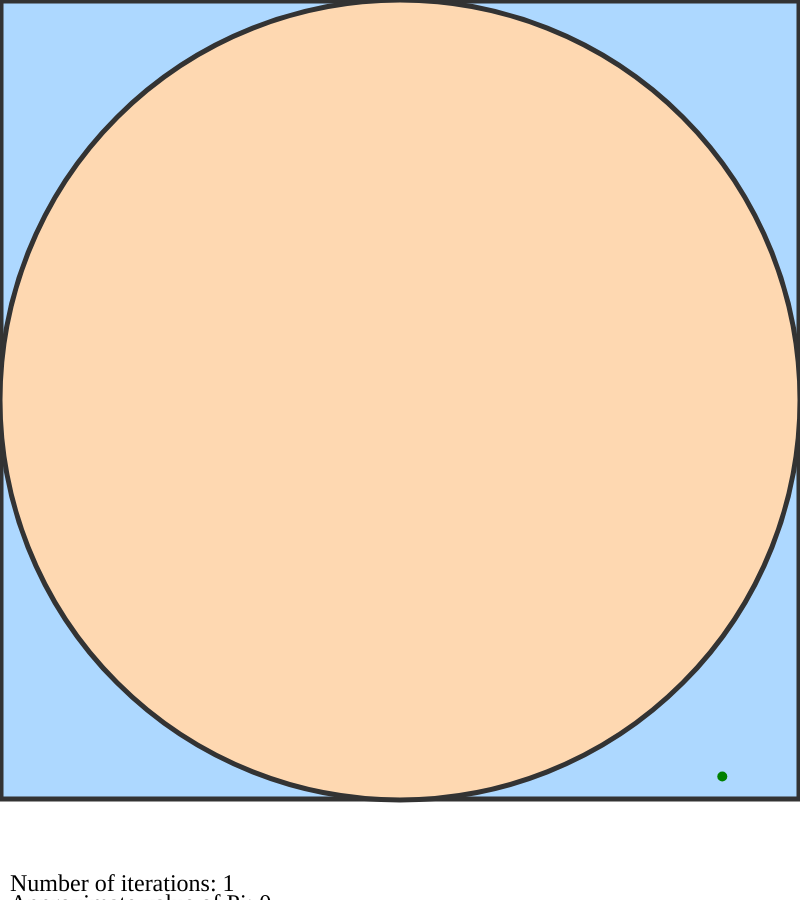
Frame 1 (no input)
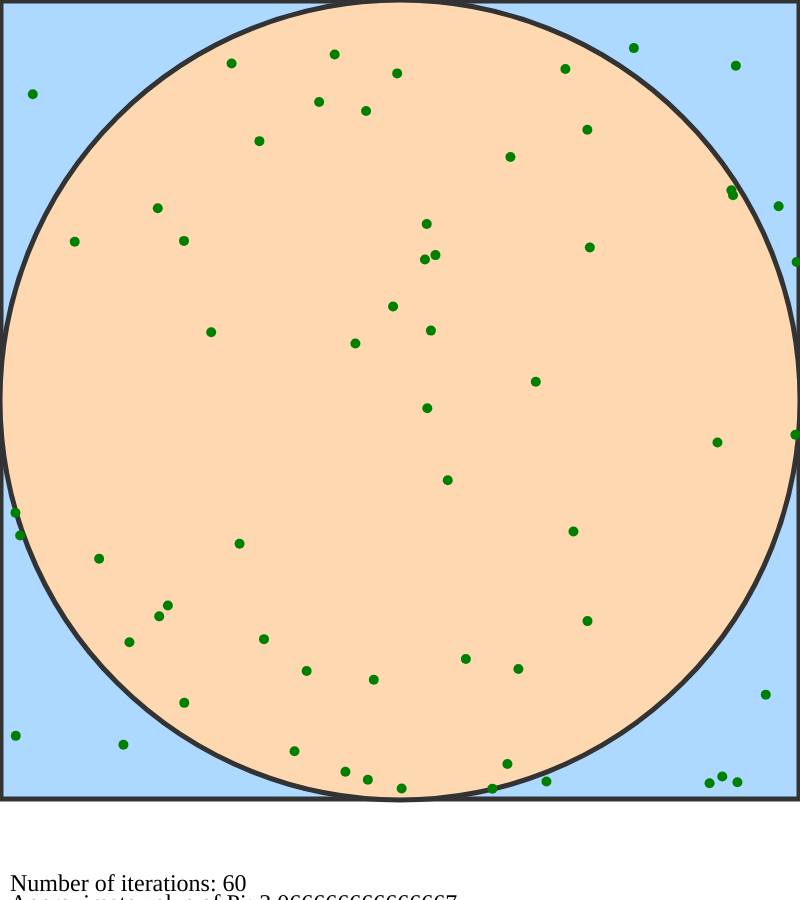
Frame 60 (no input)
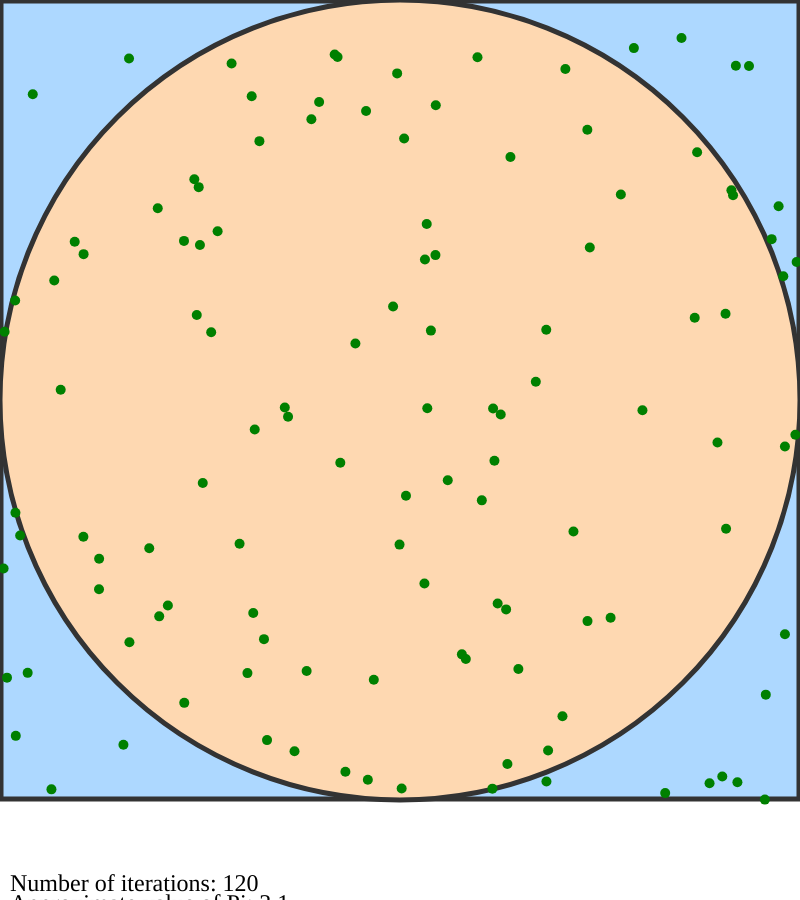
Frame 120 (the mouse pressed at the canvas centre since frame 60)

The p5.js sketch that drew these frames (run headless with seeded random() and noise() and a simulated clock; from frame 60 on, the mouse is pressed at the canvas centre):

// p5.js sketch
// ── sketch.js
// Global variables for the size of the canvas and radius of the ellipse.
var canvas_width = 800;
var canvas_height = 800;
var ellipse_radius = canvas_width/2;

// We can change these to get a slower/faster rate of convergence. Set frequency to 1 for maximum point generation.
var draw_count = 0;
var sample_frequency = 1;
var point_limit = 10000;

// Keep track of how many points we generated and how many of these are in the 'unit' circle, to be used for our approximation.
var total_sample_points = 0;
var circle_sample_points = 0;
var pi_approximation = 0;
var error = 0;

// Text div elements to display our results.
var number_text;
var approximate_text;
var error_text;

function setup() {
  // Create the canvas and set the global stroke settings for the box and the ellipse.
  createCanvas(canvas_width, canvas_height + 100);
  stroke(51);
  strokeWeight(5);

  // Initialize the text objects.
  number_text = createDiv('temp');
  approximate_text = createDiv('temp');
  error_text = createDiv('temp');

  // Draw a border around the canvas, fill in the canvas with a light blue color.
  fill(173, 216, 255);
  rect(1, 1, canvas_width - 2, canvas_height - 2);

  // Draw an ellipse inside the canvas, fill it in with a light orange color.
  fill(254, 216, 177);
  ellipse(canvas_width/2, canvas_height/2, canvas_width, canvas_height);
}
  
function draw() {

  // Clear the old text strings that were on the screen.
  approximate_text.remove();
  error_text.remove();
  number_text.remove();

  draw_count++;
  if(total_sample_points < point_limit && draw_count % sample_frequency == 0){
    // Randomly generate and plot a point on the canvas.
    var rand_x = Math.random() * canvas_width;
    var rand_y = Math.random() * canvas_height;
    stroke('green');
    strokeWeight(10);
    point(rand_x, rand_y);

    // Keep track of this point in our overall sample.
    total_sample_points++;

    // Generated point lies within our 'unit' circle!
    rand_x -= ellipse_radius;
    rand_y -= ellipse_radius;
    if(Math.sqrt(Math.pow(rand_x, 2) + Math.pow(rand_y, 2)) <= ellipse_radius) {
      circle_sample_points++;
    }

    // Area of circle = pi*r^2. Area of square is (2r)^2 = 4r^2. So (area of circle)/(area of square) = pi/4. 
    pi_approximation = 4 * (circle_sample_points / total_sample_points);

    // Absolute percent error between the approximation and the 'actual' value of pi.
    error = Math.abs(Math.PI - pi_approximation)/Math.PI;
  }

  // Write the approximation and the error to the screen.
  fill(0);
  textSize(32);
  textFont();
  stroke('black');
  strokeWeight(1);
  number_text = createDiv('Number of iterations: ' + total_sample_points);
  number_text.position(10, 870);
  number_text.style('font-size', '24px', 'color', 'black');
  approximate_text = createDiv('Approximate value of Pi: ' + pi_approximation);
  approximate_text.position(10, 890);
  approximate_text.style('font-size', '24px', 'color', 'black');
  error_text = createDiv('Percent error:  ' + error*100 + '\%');
  error_text.position(10, 910);
  error_text.style('font-size', '24px', 'color', 'black');
}
